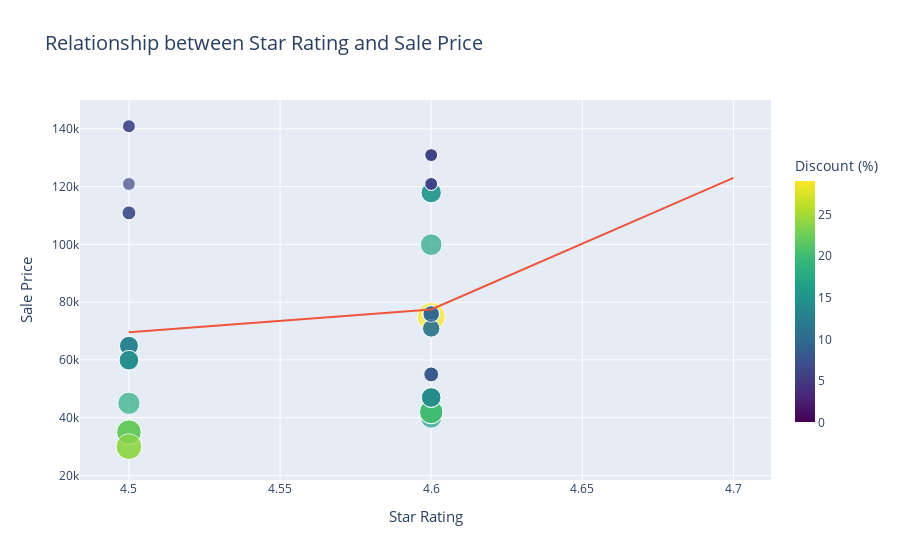

The cell this chart's notebook holds for it:
### Code cell
import plotly.express as px

# Assuming 'data' is your DataFrame
figure = px.scatter(
    data_frame=data,
    x="Star Rating",
    y="Sale Price",
    size="Discount Percentage",
    color="Discount Percentage",  # Add color to represent discount percentage
    color_continuous_scale=px.colors.sequential.Viridis,  # Use an attractive color scale
    title="Relationship between Star Rating and Sale Price",  # Add a title
    labels={"Star Rating": "Star Rating", "Sale Price": "Sale Price", "Discount Percentage": "Discount (%)"},  # Improve axis labels
    trendline="lowess"  # Add a trendline to show the general trend
)

# Update layout for better readability
figure.update_layout(
    xaxis_title="Star Rating",
    yaxis_title="Sale Price",
    title_font_size=20,
    xaxis_title_font_size=15,
    yaxis_title_font_size=15,
    showlegend=True,
    legend_title="Discount (%)",
    coloraxis_colorbar=dict(title="Discount (%)", thickness=20, len=0.75)  # Customize color bar
)

figure.show()

### Figure 1 — Plotly figure (JSON) as saved in the notebook; plotly's stock layout.template omitted (floating-point values rounded to 4 significant figures)
{"data": [{"hovertemplate": "Star Rating=%{x}<br>Sale Price=%{y}<br>Discount (%)=%{marker.color}<extra></extra>", "legendgroup": "", "marker": {"color": [0, 0, 0, 0, 0, 0, 0, 0, 0, 20, 16, 20, 20, 20, 0, 0, 0, 0, 29, 15, 0, 15, 17, 18, 6, 6, 13, 6, 14, 10, 7, 6, 6, 13, 13, 10, 10, 6, 14, 6, 10, 6, 11, 11, 10, 14, 7, 6, 6, 6, 8, 8, 24, 22, 22, 22, 8, 24, 14, 14, 14, 14], "coloraxis": "coloraxis", "size": [0, 0, 0, 0, 0, 0, 0, 0, 0, 20, 16, 20, 20, 20, 0, 0, 0, 0, 29, 15, 0, 15, 17, 18, 6, 6, 13, 6, 14, 10, 7, 6, 6, 13, 13, 10, 10, 6, 14, 6, 10, 6, 11, 11, 10, 14, 7, 6, 6, 6, 8, 8, 24, 22, 22, 22, 8, 24, 14, 14, 14, 14], "sizemode": "area", "sizeref": 0.0725, "symbol": "circle"}, "mode": "markers", "name": "", "orientation": "v", "showlegend": false, "type": "scatter", "x": [4.6, 4.6, 4.6, 4.5, 4.5, 4.6, 4.6, 4.5, 4.6, 4.6, 4.6, 4.6, 4.6, 4.6, 4.7, 4.7, 4.7, 4.7, 4.6, 4.6, 4.7, 4.6, 4.6, 4.5, 4.5, 4.6, 4.5, 4.5, 4.5, 4.6, 4.5, 4.6, 4.6, 4.5, 4.5, 4.6, 4.6, 4.6, 4.5, 4.6, 4.6, 4.5, 4.6, 4.6, 4.6, 4.5, 4.5, 4.6, 4.6, 4.6, 4.6, 4.6, 4.5, 4.5, 4.5, 4.5, 4.6, 4.5, 4.6, 4.6, 4.6, 4.6], "xaxis": "x", "y": [49900, 84900, 84900, 77000, 77000, 49900, 49900, 77000, 89900, 41999, 39999, 41999, 41999, 41999, 131900, 117100, 131900, 117100, 74999, 117900, 117100, 117900, 99900, 44999, 140900, 130900, 64900, 120900, 59900, 75900, 110900, 130900, 120900, 64900, 64900, 75900, 75900, 120900, 59900, 120900, 75900, 140900, 70900, 70900, 75900, 59900, 110900, 120900, 130900, 130900, 54999, 54999, 29999, 34999, 34999, 34999, 54999, 29999, 46999, 46999, 46999, 46999], "yaxis": "y"}, {"hovertemplate": "<b>LOWESS trendline</b><br><br>Star Rating=%{x}<br>Sale Price=%{y} <b>(trend)</b><extra></extra>", "legendgroup": "", "marker": {"symbol": "circle"}, "mode": "lines", "name": "", "showlegend": false, "type": "scatter", "x": [4.5, 4.5, 4.5, 4.5, 4.5, 4.5, 4.5, 4.5, 4.5, 4.5, 4.5, 4.5, 4.5, 4.5, 4.5, 4.5, 4.5, 4.5, 4.5, 4.5, 4.6, 4.6, 4.6, 4.6, 4.6, 4.6, 4.6, 4.6, 4.6, 4.6, 4.6, 4.6, 4.6, 4.6, 4.6, 4.6, 4.6, 4.6, 4.6, 4.6, 4.6, 4.6, 4.6, 4.6, 4.6, 4.6, 4.6, 4.6, 4.6, 4.6, 4.6, 4.6, 4.6, 4.6, 4.6, 4.6, 4.6, 4.7, 4.7, 4.7, 4.7, 4.7], "xaxis": "x", "y": [69590.0, 69590.0, 69590.0, 69590.0, 69590.0, 69590.0, 69590.0, 69590.0, 69590.0, 69590.0, 69590.0, 69590.0, 69590.0, 69590.0, 69590.0, 69590.0, 69590.0, 69590.0, 69590.0, 69590.0, 77450.0, 77450.0, 77450.0, 77450.0, 77450.0, 77450.0, 77450.0, 77450.0, 77450.0, 77450.0, 77450.0, 77450.0, 77450.0, 77450.0, 77450.0, 77450.0, 77450.0, 77450.0, 77450.0, 77450.0, 77450.0, 77450.0, 77450.0, 77450.0, 77450.0, 77450.0, 77450.0, 77450.0, 77450.0, 77450.0, 77450.0, 77450.0, 77450.0, 77450.0, 77450.0, 77450.0, 77450.0, 123000.0, 123000.0, 123000.0, 123000.0, 123000.0], "yaxis": "y"}], "layout": {"coloraxis": {"colorbar": {"len": 0.75, "thickness": 20, "title": {"text": "Discount (%)"}}, "colorscale": [[0, "#440154"], [0.1111, "#482878"], [0.2222, "#3e4989"], [0.3333, "#31688e"], [0.4444, "#26828e"], [0.5556, "#1f9e89"], [0.6667, "#35b779"], [0.7778, "#6ece58"], [0.8889, "#b5de2b"], [1, "#fde725"]]}, "legend": {"itemsizing": "constant", "title": {"text": "Discount (%)"}, "tracegroupgap": 0}, "showlegend": true, "title": {"font": {"size": 20}, "text": "Relationship between Star Rating and Sale Price"}, "xaxis": {"anchor": "y", "domain": [0, 1], "title": {"font": {"size": 15}, "text": "Star Rating"}}, "yaxis": {"anchor": "x", "domain": [0, 1], "title": {"font": {"size": 15}, "text": "Sale Price"}}}}
